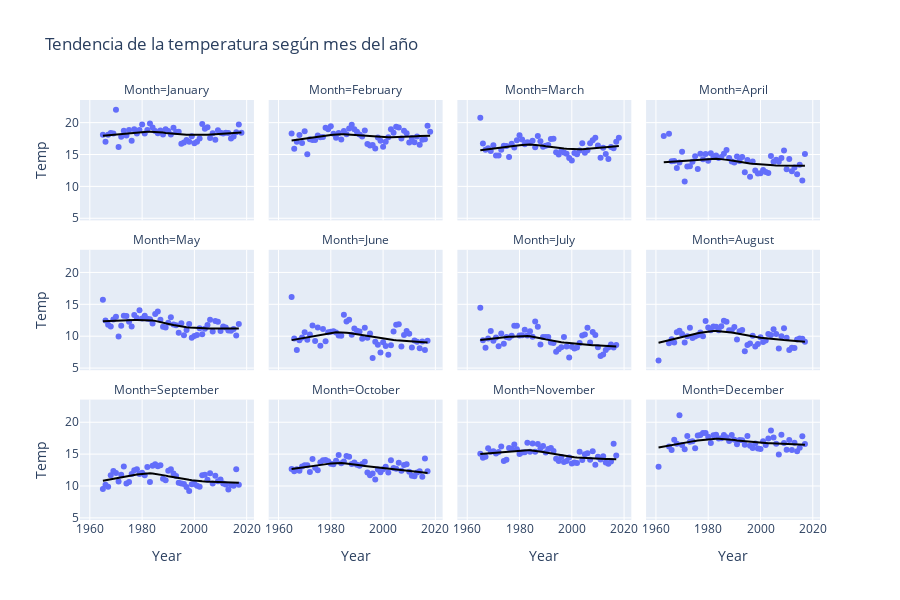

Notebook source saved alongside this figure:
### Markdown cell above
```
En el gráfico recién mostrado se observa que el promedio de temperaturas medias se comporta según lo esperado, correspondiendo los meses de verano a las temperaturas más altas y los de invierno a las más bajas, con temperaturas de transición en el resto de los meses. Es notoria la presencia de outliers en los meses de Agosto, Septiembre y Octubre, hacia las temperaturas altas, reflejando que en algunos años han habido fines de inviernos y primaveras más cálidos que lo habitual. Lo observado podría entenderse como una fluctuación estacional.
```

### Code cell
fig = px.scatter(
    data.groupby(by=['Month','Year']).mean().reset_index(),
    x='Year', y='Temp',
    height=600,
    facet_col='Month',
    facet_col_wrap=4,
    trendline = 'lowess',
    trendline_color_override = 'black',
    title="Tendencia de la temperatura según mes del año",
)
fig.show()
